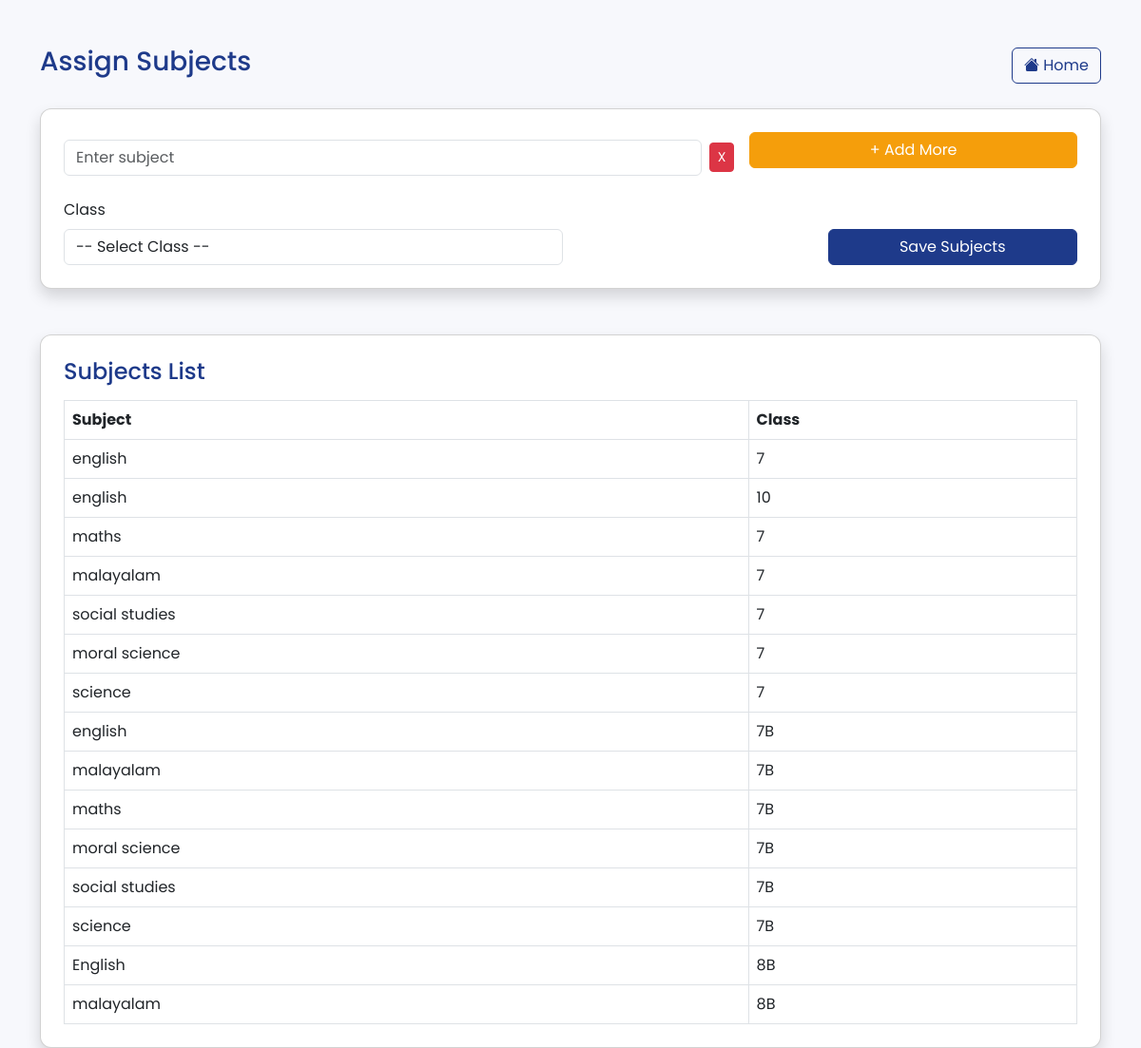
/courses/subjects/, run on the app's committed database.
### cources/models.py (models this page shows, shortened)
class Subject(models.Model):
    subject_name = models.CharField(max_length=100)
    course = models.ForeignKey(Course, on_delete=models.CASCADE)

class Course(models.Model):
    class_name = models.CharField(max_length=100)

### cources/views.py (the view, shortened to what this page needs)
# urls.py: path("subjects/", SubjectView.as_view(), name="subjects"),
class SubjectView(View):
    template_name = "subjects.html"
    def get(self, request):
        subjects = Subject.objects.select_related("course").all()
        courses = Course.objects.all()
        serializer = SubjectSerializer(subjects, many=True)
        return render(request, self.template_name, {
            "subjects": serializer.data,
            "courses": courses
        })

### cources/templates/subjects.html (shortened to what this page needs)
<!DOCTYPE html>
<html lang="en">
<head>
    <link href="https://cdn.jsdelivr.net/npm/bootstrap@5.3.0/dist/css/bootstrap.min.css" rel="stylesheet">
    <link href="https://cdn.jsdelivr.net/npm/bootstrap-icons/font/bootstrap-icons.css" rel="stylesheet">
</head>
<body>
<div class="container mt-5">
    <div class="d-flex justify-content-between align-items-center mb-4">
        <h3>Assign Subjects</h3>
        <a href="{% url 'admin_profile' %}" class="btn btn-outline-primary home-btn">
            <i class="bi bi-house-fill"></i> Home
        </a>
    </div>
    <div class="card p-4 shadow mb-5">
        <form method="post" class="row g-3 align-items-end">
            <div class="col-md-8" id="subjects-container">
                <div class="d-flex align-items-center mb-2">
                    <input type="text" name="subject_name" class="form-control me-2" placeholder="Enter subject" required>
                    <button type="button" class="btn btn-danger btn-sm" onclick="removeField(this)">X</button>
                </div>
            </div>
            <div class="col-md-4">
                <button type="button" class="btn btn-secondary w-100 mb-3" onclick="addSubjectField()">+ Add More</button>
            </div>
            <div class="col-md-6">
                <label class="form-label">Class</label>
                <select name="course" class="form-control" required>
                    <option value="">-- Select Class --</option>
                </select>
            </div>
            <div class="col-md-6 text-end">
                <button type="submit" class="btn btn-primary w-50">Save Subjects</button>
            </div>
        </form>
    </div>
    <div class="card p-4 shadow">
        <h4 class="mb-3">Subjects List</h4>
        <table class="table table-bordered mb-0">
            <thead>
                <tr>
                    <th>Subject</th>
                    <th>Class</th>
                </tr>
            </thead>
            <tbody>
                {% for subject in subjects %}
                    <tr>
                        <td>{{ subject.subject_name }}</td>
                        <td>{{ subject.course_name }}</td>
                    </tr>
                {% empty %}
                    <tr>
                        <td colspan="2">No subjects assigned yet.</td>
                    </tr>
                {% endfor %}
            </tbody>
        </table>
    </div>
</div>
</body>
</html>

### cources/templates/subjects.html (style rules this page uses)
body { font-family: 'Poppins', sans-serif; background-color: #f7f8fc; }
h3, h4 { color: #1e3a8a; }
.card { border-radius: 12px; }
.btn-primary { background-color: #1e3a8a; border-color: #1e3a8a; }
.btn-secondary { background-color: #f59e0b; border-color: #f59e0b; color: #fff; }
.home-btn { color: #1e3a8a; border-color: #1e3a8a; }

### data on the page
Subject: subject_name "english"
Subject: subject_name "english"
Course: course_name "10"
Subject: subject_name "maths"
Subject: subject_name "malayalam"
Subject: subject_name "social studies"
Subject: subject_name "moral science"
Subject: subject_name "science"
Subject: subject_name "english"
Course: course_name "7B" "7B" "7B" "7B" "7B" "7B"
Subject: subject_name "malayalam"
Subject: subject_name "maths"
Subject: subject_name "moral science"
Subject: subject_name "social studies"
Subject: subject_name "science"
Subject: subject_name "English"
Course: course_name "8B" "8B"
Subject: subject_name "malayalam"

### other printed values
{{ subject.course_name }} "7" "7" "7" "7" "7" "7"
